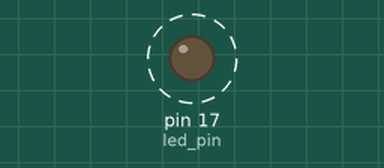
Recording of a sketch running on a simulated Arduino Uno, built with avr-gcc and run on an emulated ATmega328P. Shown: output pins drawn as LEDs (lit = HIGH). Dashed ring = blinking.

Above: at 0.3 s.
Timing chart, 0 to 5.9 s (numbered marks = the images above):
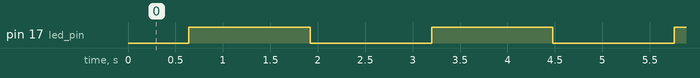

Measured:
- by itself, pin 17 (led_pin): alternates HIGH for 1.3 s and LOW for 1.3 s

The sketch:

Test_PWM.ino
```cpp
//PWM test example
//Initializing LED Pin
//int led_pin = 16; //PA25
int led_pin = 17; //PA26
void setup() {
  //Declaring LED pin as output
  pinMode(led_pin, OUTPUT);
}
void loop() {
  //Fading the LED
  for(int i=0; i<255; i++){
    analogWrite(led_pin, i);
    delay(5);
  }
  for(int i=255; i>0; i--){
    analogWrite(led_pin, i);
    delay(5);
  }
}
```
